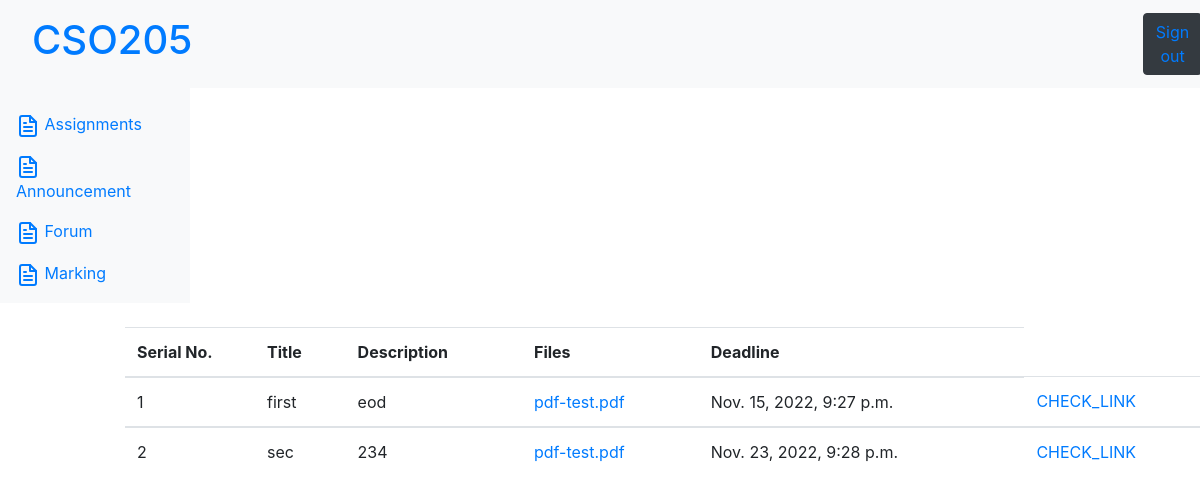
Before: /p/main_marking/ with the older database file.
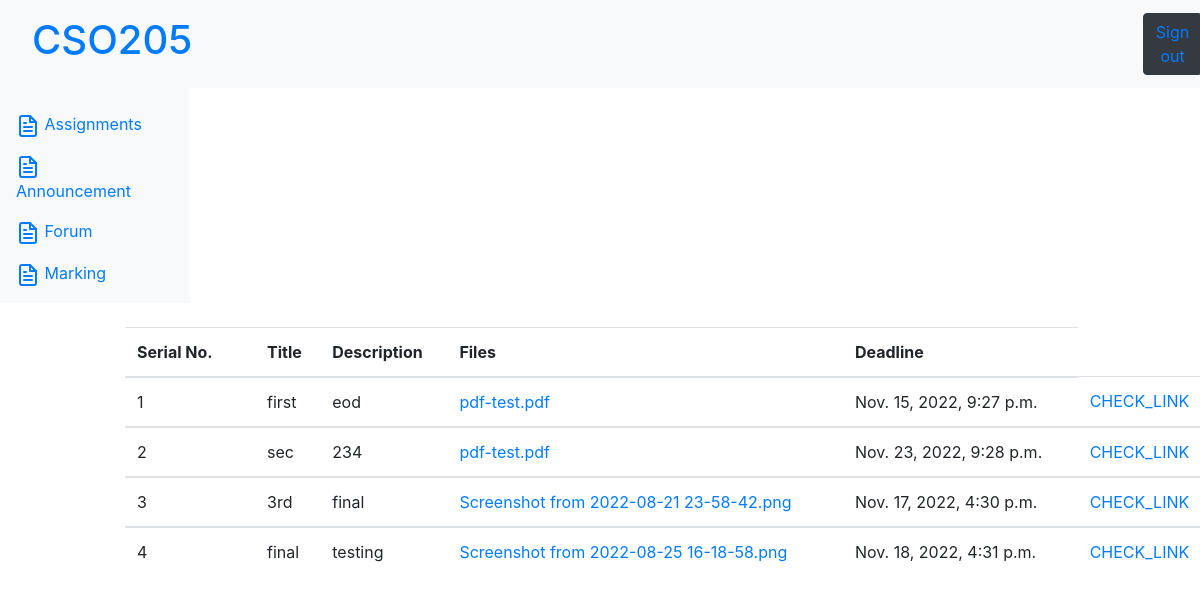
After: the same page with the newer database file.
### professor/models.py (models this page shows, shortened)
class assignments(models.Model):
    title_assignment=models.TextField()
    file_assignment=models.TextField()
    deadline_assignment=models.DateTimeField()
    message_assignment=models.TextField()
    posted_on=models.TextField()

### professor/views.py (the view)
# urls.py: path('main_marking/',views.main_marking),
def main_marking(request,*args, **kwargs):
    if not check_user(request):
        redirect('/')
    a1=assignments.objects.all()
    d1=dict()
    for x in range(len(a1)):
        d2=dict()
        d2["title_assignment"]=a1[x].title_assignment
        d2["file_assignment"]=a1[x].file_assignment
        d2["deadline_assignment"]=a1[x].deadline_assignment
        d2["message_assignment"]=a1[x].message_assignment
        y=a1[x].file_assignment
        y=y.split('.')
        qw=a1[x].posted_on
        d2["link"]=f"/static/upload/{sha256(str(qw).encode('utf-8')).hexdigest()}.{y[1]}"
        d2['check']='/p/marking/'+str(a1[x].id)+'/'
        d1[x+1]=d2
    return render(request,'main_marking.html',{'d1':d1})

### professor/views.py (called while the page is built)
def check_user(request):
    ax=students.objects.filter(username=request.POST.get('username'))
    return request.user.is_authenticated and len(ax)==0

### templates/main_marking.html (shortened to what this page needs)
{% extends 'base.html' %}
{% block body %}
<div style="margin-left: 140px; width:1200px">
        <table class="table">
            <thead>
                <tr>
                    <th scope="col" style="width:130px">Serial No.</th>
                    <th scope="col">Title</th>
                    <th scope="col">Description</th>
                    <th scope="col">Files</th>
                    <th scope="col">Deadline</th>
                </tr>
            </thead>
            {% for x,y in d1.items %}
            <tbody>
                <tr>
                    <td>{{x}}</td>
                    <td>{{y.title_assignment}}</td>
                    <td>{{y.message_assignment}}</td>
                    <td><a href={{y.link}}  </a> {{y.file_assignment}}</td>
                    <td>{{y.deadline_assignment}}</td>
                    <td> <a href= {{y.check}} </a> CHECK_LINK </td>
                </tr>
            </tbody>
            {% endfor %}
        </table>
</div>
{% endblock body %}

Changed rows visible on the page:
added assignments: title_assignment "3rd", message_assignment "final", file_assignment "Screenshot from 2022-08-21 23-58-42.png", deadline_assignment "Nov. 17, 2022, 4:30 p.m."
added assignments: title_assignment "final", message_assignment "testing", file_assignment "Screenshot from 2022-08-25 16-18-58.png", deadline_assignment "Nov. 18, 2022, 4:31 p.m."
Other visible differences:
new list line: "3 CHECK_LINK"
new list line: "4 CHECK_LINK"
